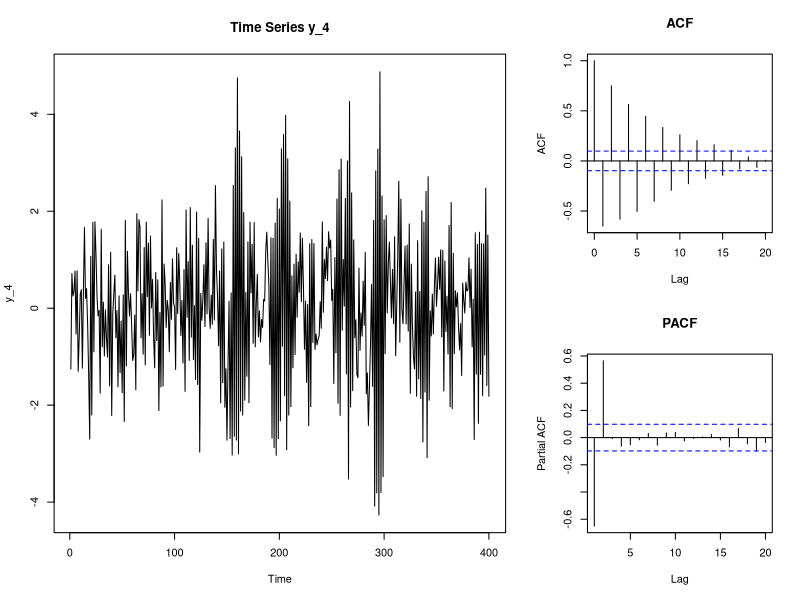
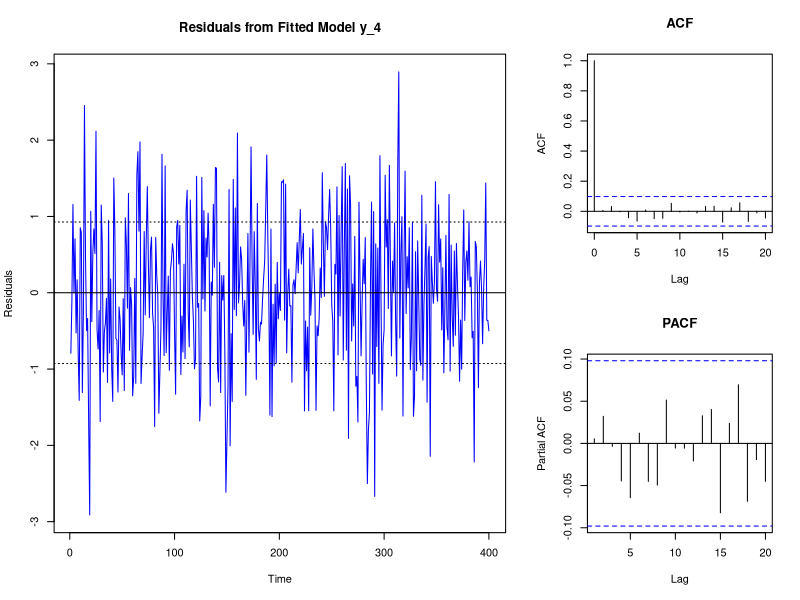
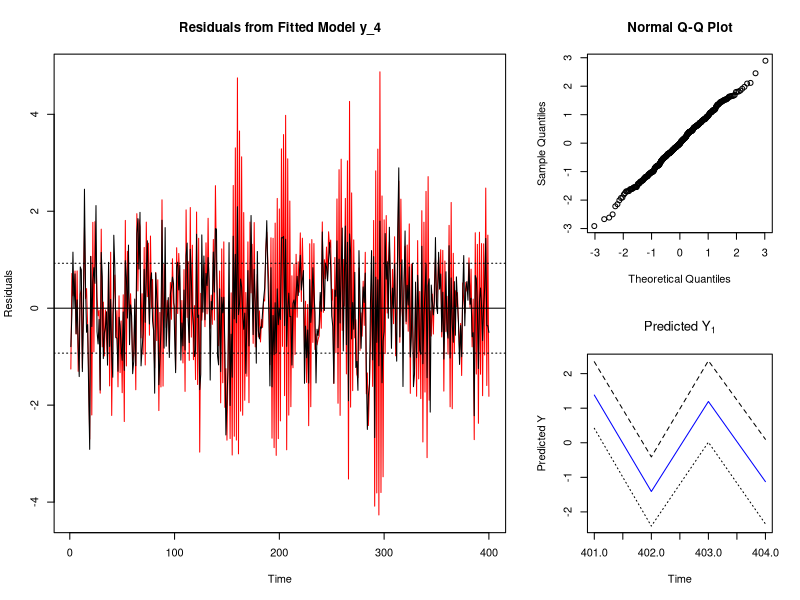
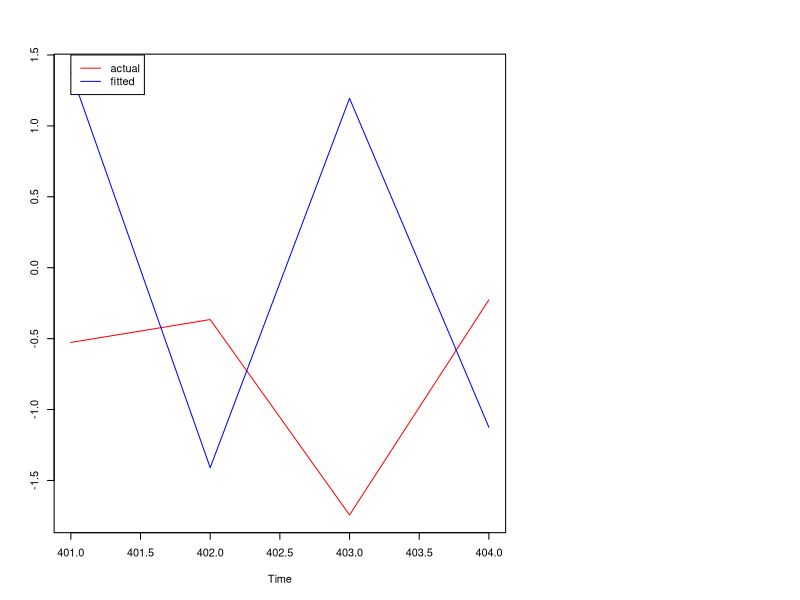
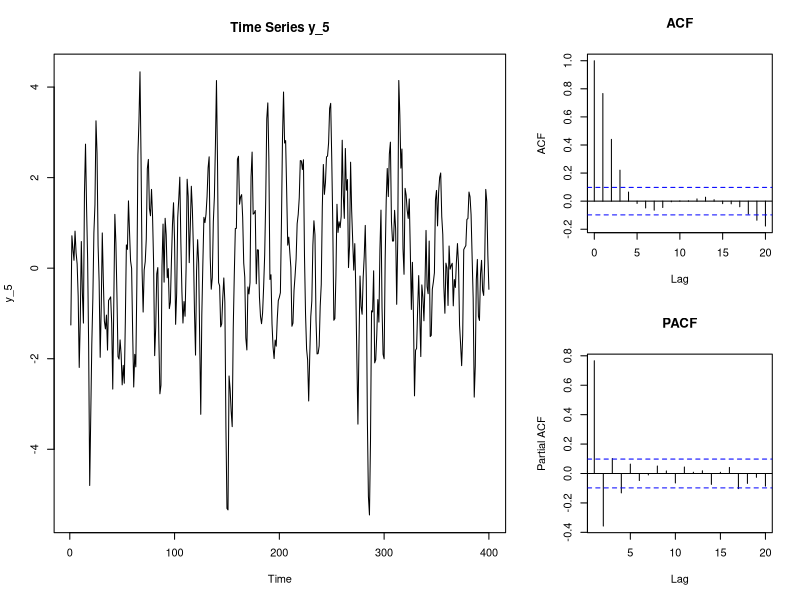
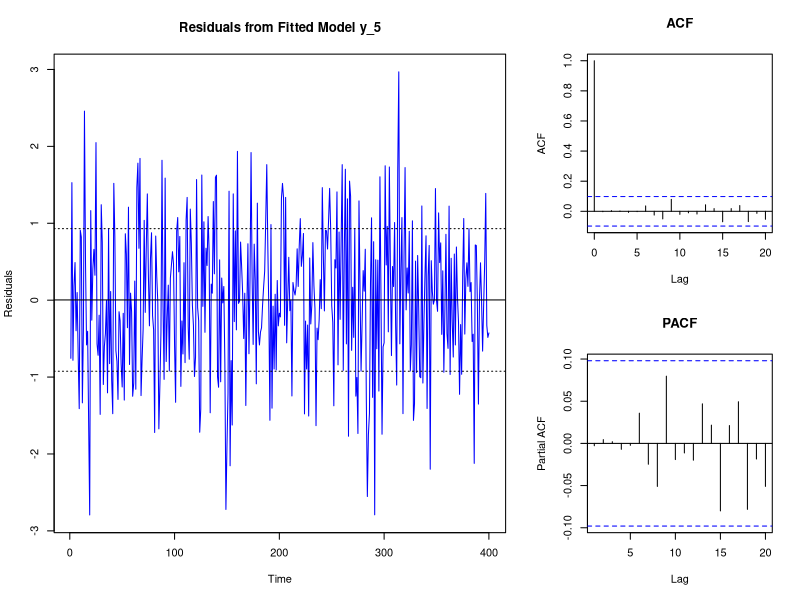
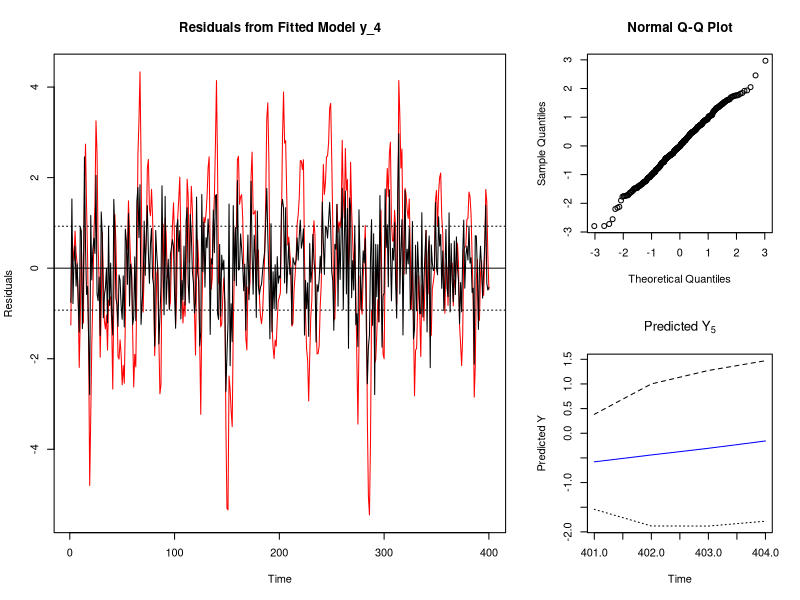
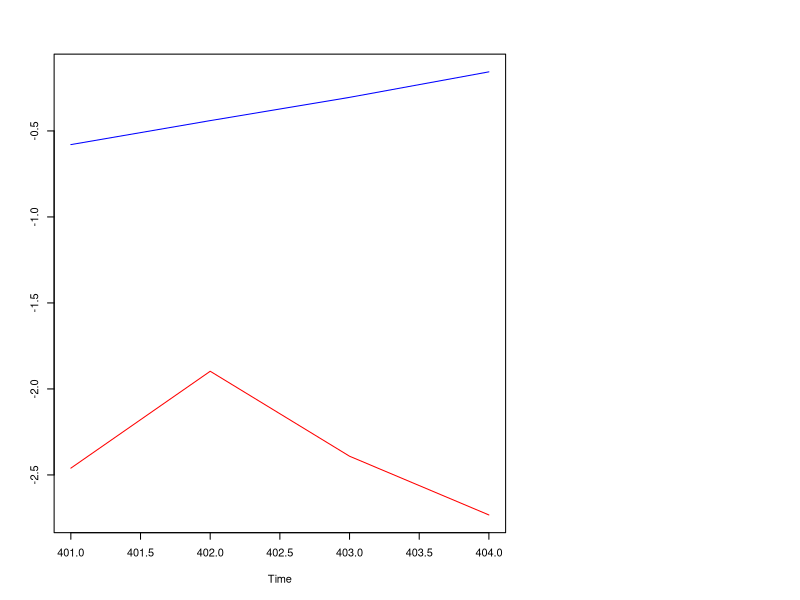

Write the R code that produced these figures, in order.
## ---- chunk 1
knitr::opts_chunk$set(echo = TRUE)
library(knitr)
library(tidyverse)
library(urca)
## ---- chunk 2
dat = read.csv("B3_HWA2.csv", stringsAsFactors = FALSE)
## ---- chunk 3
# we want 400, and leave 4 out for forecasting
datm <- dat[1:400, ] # subset 400 first rows of dat, include all columns
datf <- dat[401:404, ] # subset last 4 rows of dat, include all columns

# process 1-5
Y1 <- as.ts(datm[ , 3])
Y2 <- as.ts(datm[ , 4])
Y3 <- as.ts(datm[ , 5])
y_4 <- as.ts(datm[ , 6])
y_5 <- as.ts(datm[ , 7])

## ---- chunk 4
y_4 <- as.ts(datm[ , 6])

## y_4 - AR(2)
layout(matrix(c(1, 1, 2,
                1, 1, 3), nrow=2, byrow=TRUE)) 
ts.plot(y_4, main = "Time Series y_4") # time series plot
acf(y_4, lag.max = 20, type = "correlation", plot = T, main = "ACF") # ACF
acf(y_4, lag.max = 20, type = "partial", plot = T, main = "PACF") # PCAF
par(mfrow = c(1,1)) # set plot window to default

## ---- chunk 5
### y_4
(m4 <- arima(y_4, order = c(2,0,0)))
sigma24 <- m4$sigma2
## ---- chunk 6
E4 <- residuals(m4)
## ---- chunk 7
## y_4
layout(matrix(c(1, 1, 2,
                1, 1, 3), nrow=2, byrow=TRUE)) 
ts.plot(E4, ylab = "Residuals", col = "blue", main = "Residuals from Fitted Model y_4")
abline(a = mean(E4), b = 0) # adds horizonta2l line with mean(E4) as intercept and 0 slope
abline(a = mean(E4) + sigma24, b = 0, lty="dotted") # same as above + sigma2
abline(a = mean(E4) - sigma24, b = 0, lty="dotted") # same as above - sigma2

acf(E4, lag.max = 20, type = "correlation", plot = T, main = "ACF") # ACF
acf(E4, lag.max = 20, type = "partial", plot = T, main = "PACF") # PCAF
par(mfrow = c(1,1)) # set plot window to default

## ---- chunk 8
layout(matrix(c(1, 1, 2,
                1, 1, 3), nrow=2, byrow=TRUE)) 
ts.plot(y_4, E4, ylab = "Residuals", col = c("red","black"), main = "Residuals from Fitted Model y_4")
abline(a = mean(E4), b = 0) # adds horizonta2l line with mean(E4) as intercept and 0 slope
abline(a = mean(E4) + sigma24, b = 0, lty="dotted") # same as above + sigma2
abline(a = mean(E4) - sigma24, b = 0, lty="dotted") # same as above - sigma2
## ---- chunk 9
qqnorm(E4)
## ---- chunk 10
(e4_acf <- acf(E4, lag.max = 20, type = "correlation", plot = F)) 
## ---- chunk 11
Box.test(E4, type="Ljung-Box")
## ---- chunk 12
(y_4_pred <- predict(object = m4, n.ahead = 4))
## ---- chunk 13
# we can submit more than one time series to the ts.plot() function. In this case
# i add, apart from  predicted y, predicty y +- se of prediction
ts.plot(y_4_pred$pred, y_4_pred$pred + y_4_pred$se, 
        y_4_pred$pred - y_4_pred$se, ylab = "Predicted Y", 
        main = expression(paste("Predicted ", Y['1'])), # we can use mathematical notation in r plots!
        lty=c(1:3),
        col = c("blue", "black", "black"))

## ---- chunk 14
# compare fitted and actual
ts.plot(datf$Y4, y_4_pred$pred, col = c("red", "blue"))
# x & y need to be adjusted manually. A good idea is to take min(x) and add 1 as x - coordinate
# and max y remove 1 as y coordinate. Then fine tune 
legend(x = 401, y = 1.5, legend = c("actual", "fitted"), col = c("red", "blue"), lty=c(1,1))

## ---- chunk 15
### need some measurements of the forecast
y4 <- as.vector(dat$Y4[401:404]) # no real need for these to be time series objects...
y4_hat <- as.vector(y_4_pred$pred) # ... so just store them as your plain vanilla vectors :)

# RMSEA
sqrt(mean((y4-y4_hat)^2))
# MAE 
mean(abs(y4-y4_hat))
# MAPE, not exactly sure whether n = 4 or 404 in the calculations
mape <- 0
for(i in 1:4) {
  mape <- mape + abs((y4[i] - y4_hat[i])/y4[i])
}
100*mean(abs((y4-y4_hat)/y4))
## ---- chunk 16
y_5 <- as.ts(datm[ , 7])

## y_5 - AR(1,1)?
layout(matrix(c(1, 1, 2,
                1, 1, 3), nrow=2, byrow=TRUE)) 
ts.plot(y_5, main = "Time Series y_5") # time series plot
acf(y_5, lag.max = 20, type = "correlation", plot = T, main = "ACF") # ACF
acf(y_5, lag.max = 20, type = "partial", plot = T, main = "PACF") # PCAF
par(mfrow = c(1,1)) # set plot window to default

## ---- chunk 17
### y_5
m5 <- arima(y_5, order = c(2, 0 , 3))
sigma25 <- m5$sigma2

m5
## ---- chunk 18
## removing residuals from fitted model
E5 <- residuals(m5)

## ---- chunk 19
## y_5
layout(matrix(c(1, 1, 2,
                1, 1, 3), nrow=2, byrow=TRUE)) 
ts.plot(E5, ylab = "Residuals", col = "blue", main = "Residuals from Fitted Model y_5")
abline(a = mean(E5), b = 0) # adds horizontal line with mean(E5) as intercept and 0 slope
abline(a = mean(E5) + sigma25, b = 0, lty="dotted") # same as above + sigma2
abline(a = mean(E5) - sigma25, b = 0, lty="dotted") # same as above - sigma2

acf(E5, lag.max = 20, type = "correlation", plot = T, main = "ACF") # ACF
acf(E5, lag.max = 20, type = "partial", plot = T, main = "PACF") # PCAF
par(mfrow = c(1,1)) # set plot window to default

## ---- chunk 20
layout(matrix(c(1, 1, 2,
                1, 1, 3), nrow=2, byrow=TRUE)) 
ts.plot(y_5, E5, ylab = "Residuals", col = c("red","black"), main = "Residuals from Fitted Model y_4")
abline(a = mean(E4), b = 0) # adds horizonta2l line with mean(E4) as intercept and 0 slope
abline(a = mean(E4) + sigma24, b = 0, lty="dotted") # same as above + sigma2
abline(a = mean(E4) - sigma24, b = 0, lty="dotted") # same as above - sigma2
## ---- chunk 21
qqnorm(E5)
## ---- chunk 22
(e5_acf <- acf(E5, lag.max = 20, type = "correlation", plot = F))

Box.test(E5, lag = 20)
## ---- chunk 23
(y_5_pred <- predict(object = m5, n.ahead = 4))

## ---- chunk 24
### Predicted y_5
ts.plot(y_5_pred$pred, y_5_pred$pred + y_5_pred$se, 
        y_5_pred$pred - y_5_pred$se, ylab = "Predicted Y", 
        main = expression(paste("Predicted ", Y['5'])), # we can use mathematical notation in r plots!
        lty=c(1:3),
        col = c("blue", "black", "black"))

## ---- chunk 25
# compare fitted and actual
ts.plot(datf$Y5, y_5_pred$pred, col = c("red", "blue"))
# x & y need to be adjusted manually. A good idea is to take min(x) and add 1 as x - coordinate
# and max y remove 1 as y coordinate. Then fine tune 
legend(x = 402, y = 0.5, legend = c("actual", "fitted"), col = c("red", "blue"), lty=c(1,1))


## ---- chunk 26
### need some measurements of the forecast
Y_5 <- as.vector(dat$y_5[401:404]) # no real need for these to be time series objects...
y_5_hat <- as.vector(y_5_pred$pred) # ... so just store them as your plain vanilla vectors :)

# RMSEA
sqrt(mean((Y_5-y_5_hat)^2))
# MAE 
mean(abs(Y_5-y_5_hat))
# MAPE, not exactly sure whether n = 4 or 404 in the calculations
mape <- 0
for(i in 1:4) {
  mape <- mape + abs((Y_5[i] - y_5_hat[i])/Y_5[i])
}

100*mean(abs((Y_5-y_5_hat)/Y_5))
## ---- chunk 27
dat = read.table(file = "ert_bil_eur_q.tsv", sep = '\t', header = TRUE)
kable(dat[65:70, 1:5], caption = "Quarterly bilateral exchange rate", digits = 2)
## ---- chunk 28
dat = dat %>% 
  filter(statinfo.unit.currency.time == "END,NAC,SEK") %>% 
  select(-statinfo.unit.currency.time)
kable(dat[,1:9], caption = "Quarterly bilateral exchange rate between EU and SEK (Head 9)", digits = 2)
dat = t(dat)
y = dat[,1]
y = as.numeric(y)
y = y[!is.na(y)]
## ---- chunk 29
y_m = y[1:175]
y_f = y[176:181]
## ---- chunk 30
# split up plot window
layout(matrix(c(1, 1, 2,
1, 1, 3), nrow=2, byrow=TRUE))
ts.plot(y_m, main = "Time Series") # time series plot, plot 1 in matrix argument
acf(y_m, lag.max = 20, type = "correlation", plot = T, main = "ACF") # ACF, plot 2 in matrix argument
acf(y_m, lag.max = 20, type = "partial", plot = T, main = "PACF") # PCAF, plot 3 in matrix argument
